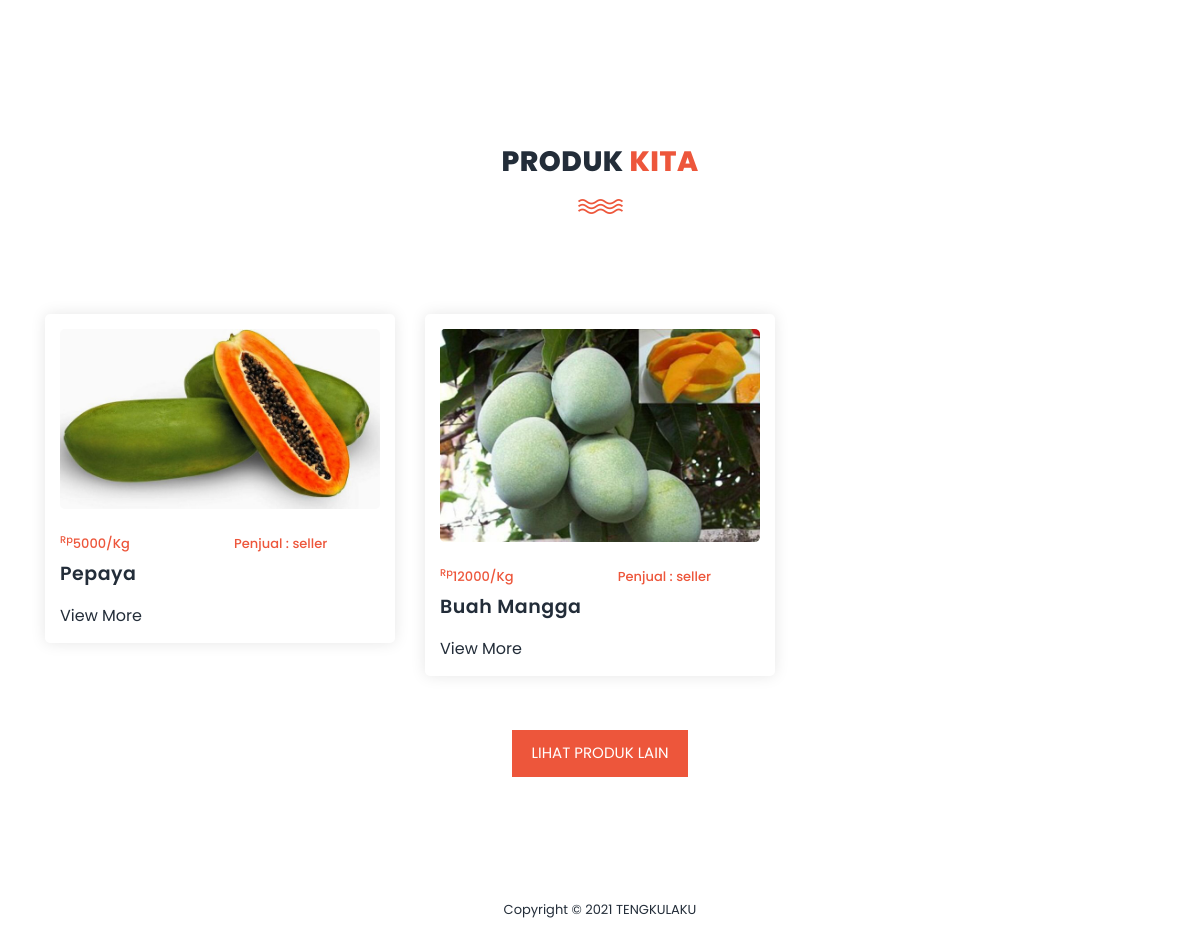
Before: / (lower part) with the older database file.
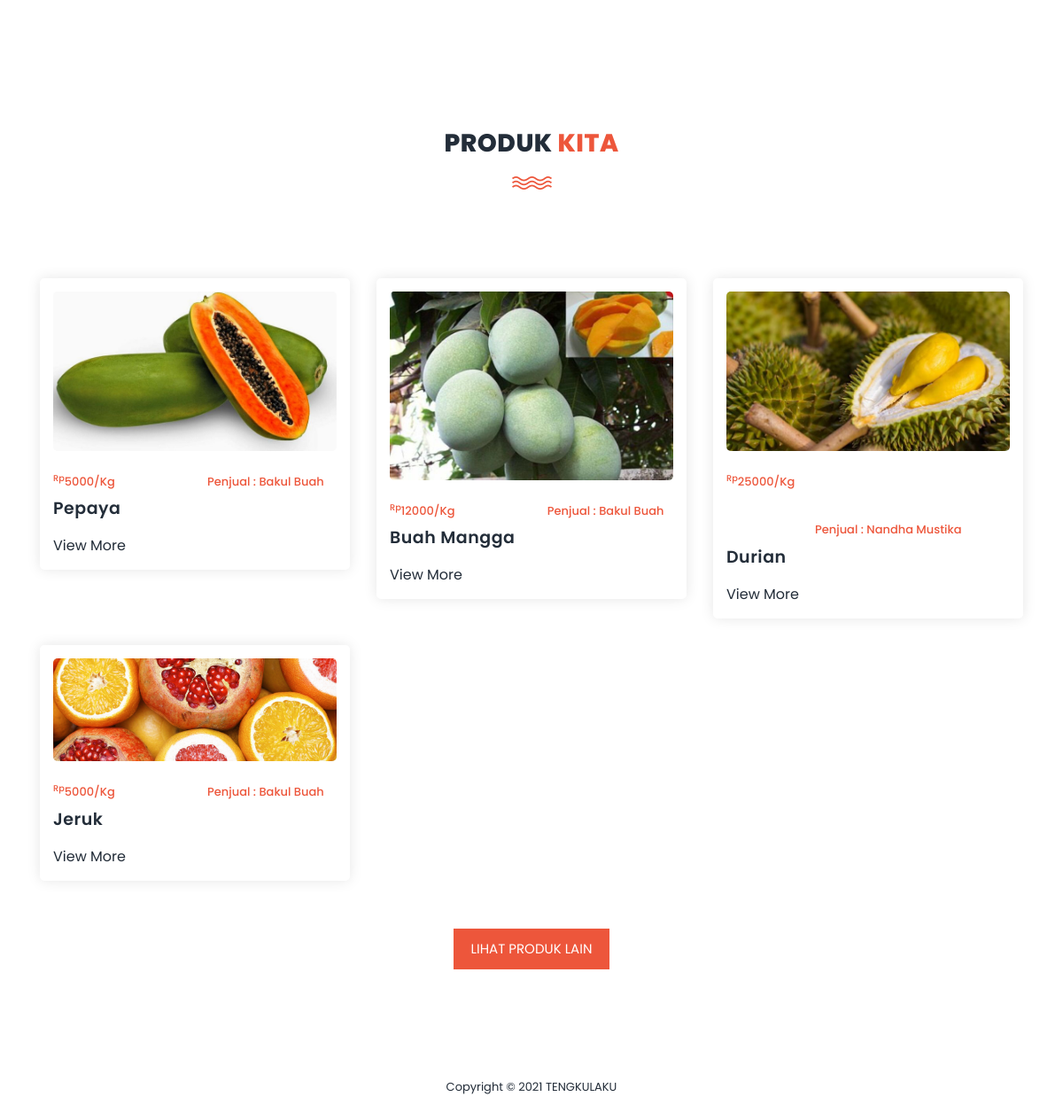
After: the same page with the newer database file.
### tables this page shows
CREATE TABLE `produk` (
  `id_produk` int(8) NOT NULL,
  `nama_produk` varchar(255) NOT NULL,
  `harga` int(16) NOT NULL,
  `stok` int(16) NOT NULL,
  `foto` varchar(255) NOT NULL,
  `deskripsi` text NOT NULL,
  `id_kategori` int(8) NOT NULL,
  `tgl_upload` date NOT NULL,
  `verifikasi` enum('diproses','diterima') NOT NULL,
  `id_user` int(8) NOT NULL
);

### index.php (shortened to what this page needs)
<?php
    require 'login/fungsi/koneksi.php';
?>
<!DOCTYPE html>
<html lang="en">
  <head>
      <?php require 'front/partials/_head.php';?>
  </head>
    <body>
    <?php
                    if (isset($_GET['url'])){
                    $url = $_GET['url'];
                    switch ($url) {
                    case 'home':
                        include 'front/page/home.php';
                        break;
                    case 'produk':
                        include 'front/page/produk.php';
                        break;
                    case 'detailProduk':
                        include 'front/page/detail_produk.php';
                        break;
                    case 'checkout':
                        include 'front/page/checkout.php';
                        break;
                    case 'tentangKami':
                        include 'front/page/tentang_kami.php';
                        break;
                    case 'ketentuan':
                        include 'front/page/ketentuan.php';
                        break;
                     case 'kontak':
                        include 'front/page/kontak.php';
                        break;
                    case 'basket':
                        include 'front/page/basket.php';
                        break;
                    default:
                        include 'front/page/home.php';
                        break;
                    }
                    } else{
                        include 'front/page/home.php';
                    }
                ?>
    <?php require 'front/partials/_footer.php' ?>
  </body>
</html>

### front/partials/_head.php (shortened to what this page needs)
<link rel="stylesheet" type="text/css" href="assets/css/bootstrap.min.css">
<link rel="stylesheet" type="text/css" href="assets/css/font-awesome.css">
<link rel="stylesheet" href="assets/css/style.css">

### front/page/home.php (shortened to what this page needs)
<div class="main-banner" id="top">
    </div>
<section class="section" id="trainers">
    <div class="container">
        <div class="row">
            <div class="col-lg-6 offset-lg-3">
                <div class="section-heading">
                    <h2>Produk <em>Kita</em></h2>
                    <img src="assets/images/line-dec.png" alt="">
                </div>
            </div>
        </div>
       <div class="row">
                <?php
                    $sql = mysqli_query($conn, "SELECT p.*, (SELECT u.nama From user u WHERE u.id_user = p.id_user and u.level = 2 ) as penjual FROM produk p WHERE p.verifikasi = 'diterima' ");
                    while ($hasil = mysqli_fetch_array($sql)) {
                ?>
            <div class="col-lg-4">
                <div class="trainer-item">
                    <div class="image-thumb">
                        <img src="back/img/produk/<?= $hasil['foto'] ?>" alt="">
                    </div>
                    <div class="down-content">
                        <span>
                            <sup>Rp</sup><?php echo $hasil['harga']; ?>/Kg
                        </span>
                        <span style="margin-left: 100px">
                            <sup></sup>Penjual : <?php echo $hasil['penjual']; ?>
                        </span>
                        <h4><?php echo $hasil['nama_produk']; ?></h4>
                        <ul class="social-icons">
                            <li><a href="?url=detailProduk&id=<?= $hasil['id_produk'] ?>">View More</a></li>
                        </ul>
                    </div>
                </div>
            </div>
                <?php }; ?>
        </div>
        <br>
        <div class="main-button text-center">
            <a href="products.html">Lihat produk lain</a>
        </div>
    </div>
</section>

### front/partials/_footer.php
<footer>
    <div class="container">
        <div class="row">
            <div class="col-lg-12">
                <p>
                    Copyright © 2021 TENGKULAKU
                </p>
            </div>
        </div>
    </div>
</footer>

### assets/css/style.css (style rules this page uses)
html, body, div, span, applet, object, iframe, h1, h2, h3, h4, h5, h6, p, blockquote, div pre, a, abbr, acronym, address, big, cite, code, del, dfn, em, font, img, ins, kbd, q, s, samp, small, strike, strong, sub, sup, tt, var, b, u, i, center, dl, dt, dd, ol, ul, li, figure, header, nav, section, article, aside, footer, figcaption { margin: 0; padding: 0; border: 0; outline: 0; }
ul, li { padding: 0; margin: 0; list-style: none; }
header, nav, section, article, aside, footer, hgroup { display: block; }
* { box-sizing: border-box; }
html, body { font-family: 'Poppins', sans-serif; font-weight: 400; background-color: #fff; font-size: 16px; -ms-text-size-adjust: 100%; -webkit-font-smoothing: antialiased; -moz-osx-font-smoothing: grayscale; }
a { text-decoration: none !important; }
h1, h2, h3, h4, h5, h6 { margin-top: 0px; margin-bottom: 0px; }
ul { margin-bottom: 0px; }
p { font-size: 14px; line-height: 25px; color: #7a7a7a; }
html, body { background: #fff; font-family: 'Poppins', sans-serif; }
.section-heading { text-align: center; margin-top: 140px; margin-bottom: 80px; }
.section-heading h2 { font-size: 28px; font-weight: 800; color: #232d39; text-transform: uppercase; letter-spacing: 0.5px; margin-top: 0px; margin-bottom: 0px; }
.section-heading h2 em { font-style: normal; color: #ed563b; }
.section-heading img { margin: 20px auto; }
.main-button a { display: inline-block; font-size: 15px; padding: 12px 20px; background-color: #ed563b; color: #fff; text-align: center; font-weight: 400; text-transform: uppercase; transition: all .3s; }
.main-banner { position: relative; }
#trainers { padding-bottom: 90px; }
#trainers .trainer-item { background-color: #fff; border-radius: 5px; box-shadow: 0px 0px 15px rgba(0,0,0,0.1); padding: 15px; margin-bottom: 30px; }
#trainers .trainer-item img { width: 100%; border-radius: 5px; }
#trainers .trainer-item span { font-size: 13px; font-weight: 500; color: #ed563b; display: inline-block; margin-top: 25px; margin-bottom: 10px; }
#trainers .trainer-item h4 { font-size: 19px; font-weight: 600; color: #232d39; letter-spacing: 0.5px; margin-bottom: 18px; }
ul.social-icons li { display: inline-block; margin-right: 12px; }
ul.social-icons li:last-child { margin-right: 0px; }
ul.social-icons li a { color: #232d39; transition: all .3s; }
footer { text-align: center; padding: 30px 0px; }
footer p { color: #232d39; font-size: 13px; }
a { color: #ed563b; }

Changed rows visible on the page:
changed produk "Pepaya": penjual "seller" → "Bakul Buah"
changed produk "Buah Mangga": penjual "seller" → "Bakul Buah"
added produk: foto (picture), harga "25000", penjual "Nandha Mustika", nama_produk "Durian"
added produk: foto (picture), harga "5000", penjual "Bakul Buah", nama_produk "Jeruk"
